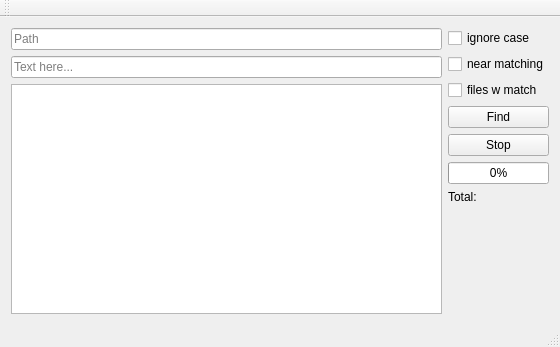
<?xml version="1.0" encoding="UTF-8"?>
<ui version="4.0">
 <class>MainWindow</class>
 <widget class="QMainWindow" name="MainWindow">
  <property name="geometry">
   <rect>
    <x>0</x>
    <y>0</y>
    <width>560</width>
    <height>347</height>
   </rect>
  </property>
  <property name="windowTitle">
   <string>Grep</string>
  </property>
  <widget class="QWidget" name="centralWidget">
   <layout class="QGridLayout" name="gridLayout_2">
    <item row="0" column="0">
     <widget class="QLineEdit" name="lineEdit">
      <property name="placeholderText">
       <string>Path</string>
      </property>
     </widget>
    </item>
    <item row="0" column="1" rowspan="3">
     <layout class="QVBoxLayout" name="verticalLayout_3">
      <item>
       <widget class="QCheckBox" name="checkBox">
        <property name="text">
         <string>ignore case</string>
        </property>
       </widget>
      </item>
      <item>
       <widget class="QCheckBox" name="checkBox_2">
        <property name="text">
         <string>near matching</string>
        </property>
       </widget>
      </item>
      <item>
       <widget class="QCheckBox" name="checkBox_3">
        <property name="text">
         <string>files w match</string>
        </property>
       </widget>
      </item>
      <item>
       <widget class="QPushButton" name="pushButton">
        <property name="text">
         <string>Find</string>
        </property>
       </widget>
      </item>
      <item>
       <widget class="QPushButton" name="pushButton_2">
        <property name="text">
         <string>Stop</string>
        </property>
       </widget>
      </item>
      <item>
       <widget class="QProgressBar" name="progressBar">
        <property name="sizePolicy">
         <sizepolicy hsizetype="Minimum" vsizetype="Fixed">
          <horstretch>0</horstretch>
          <verstretch>0</verstretch>
         </sizepolicy>
        </property>
        <property name="value">
         <number>0</number>
        </property>
       </widget>
      </item>
      <item>
       <widget class="QLabel" name="label">
        <property name="sizePolicy">
         <sizepolicy hsizetype="Minimum" vsizetype="Preferred">
          <horstretch>0</horstretch>
          <verstretch>0</verstretch>
         </sizepolicy>
        </property>
        <property name="text">
         <string>Total:</string>
        </property>
       </widget>
      </item>
      <item>
       <spacer name="verticalSpacer">
        <property name="orientation">
         <enum>Qt::Vertical</enum>
        </property>
        <property name="sizeHint" stdset="0">
         <size>
          <width>20</width>
          <height>40</height>
         </size>
        </property>
       </spacer>
      </item>
     </layout>
    </item>
    <item row="1" column="0">
     <widget class="QLineEdit" name="lineEdit_2">
      <property name="placeholderText">
       <string>Text here...</string>
      </property>
     </widget>
    </item>
    <item row="2" column="0">
     <widget class="QListWidget" name="listWidget"/>
    </item>
   </layout>
  </widget>
  <widget class="QToolBar" name="mainToolBar">
   <attribute name="toolBarArea">
    <enum>TopToolBarArea</enum>
   </attribute>
   <attribute name="toolBarBreak">
    <bool>false</bool>
   </attribute>
  </widget>
  <widget class="QStatusBar" name="statusBar"/>
 </widget>
 <layoutdefault spacing="6" margin="11"/>
 <resources/>
 <connections/>
</ui>
